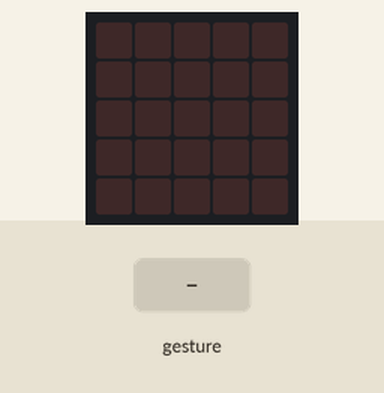
This program was run on a simulated BBC micro:bit (MakeCode). On the bench: the board's 5×5 LED display. The test bench sets the inputs (shaded band). Random numbers come from a fixed seed; a tilt is held for 1.5 s and a shake lasts 1 s, then the board lies face up again.

Above: at 1.2 s.
1.3 s: gesture 'shake'
At 2.1 s:
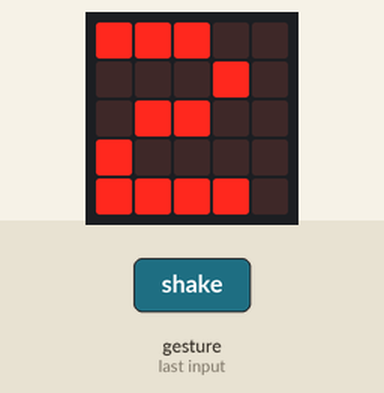
At 2.7 s:
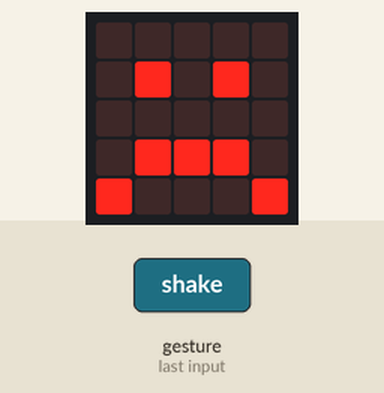
Timing chart, 0 to 4.3 s (numbered marks = the images above; inputs shaded):
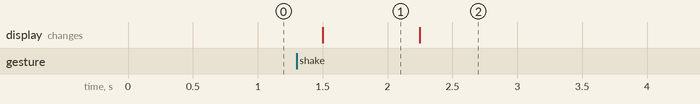

Measured:
- after the input at 1.3 s, the display: changes after 0.20 s (image 1)
- what the display in image 1 shows lasts 0.8 s, from 1.5 s to 2.3 s

The program:

main.ts
```typescript
let basura = 0
input.onGesture(Gesture.Shake, function () {
    basura = randint(1, 6)
    basic.showNumber(basura)
    basic.showIcon(IconNames.Sad)
    basic.showLeds(`
        . . . . .
        . # . # .
        . . . . .
        . # # # .
        # . . . #
        `)
})
```

test.ts
```typescript
// aquí va el archivo "tests"; esto no se compilará cuando este paquete se utilice como una extensión.
```
